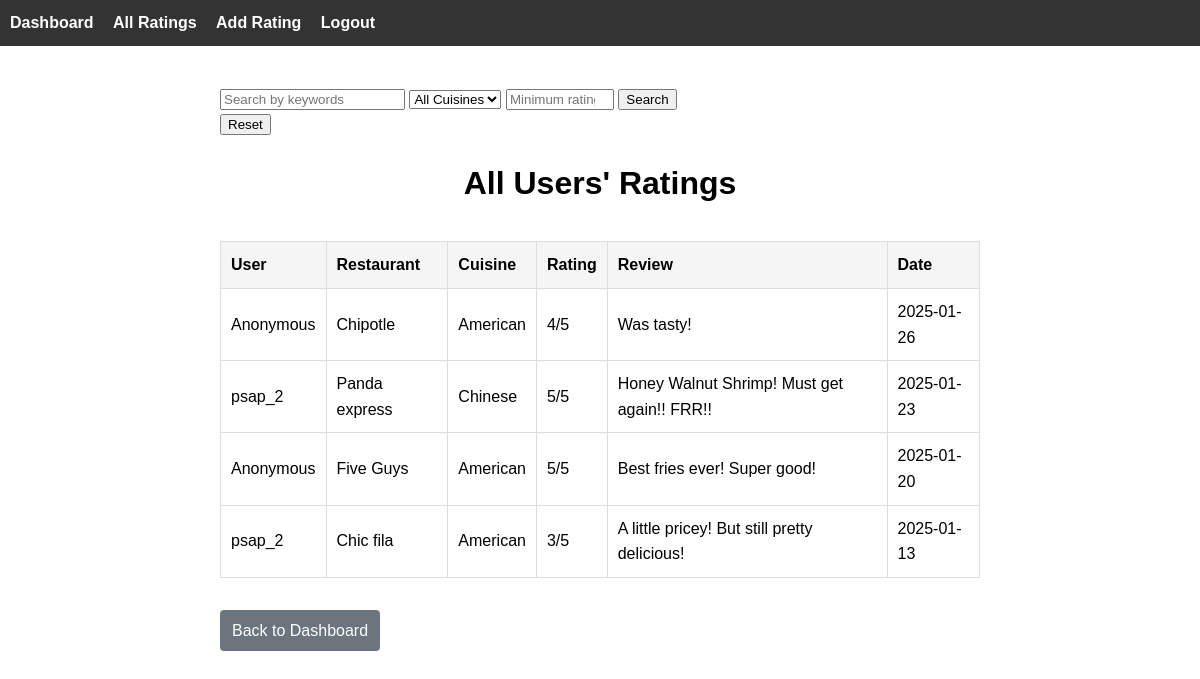
Screenshot of /public_ratings with the database file from the repository.
### models.py (models this page shows)
class RestaurantRating(db.Model):
    id = db.Column(db.Integer, primary_key=True)
    user_id = db.Column(db.Integer, db.ForeignKey('user.id'), nullable=False)  # foreign key to the user model
    restaurant_name = db.Column(db.String(100), nullable=False)
    rating = db.Column(db.Integer, nullable=False)
    cuisine_type = db.Column(db.String(50), nullable=False)
    meal_date = db.Column(db.Date, default=date.today)
    review = db.Column(db.Text, nullable=True)
    calories = db.Column(db.Integer, nullable=True)
    is_anonymous = db.Column(db.Boolean, default=False) #adding anomylity
    user = db.relationship('User', backref='ratings', lazy=True)  # relationship to the User model

class User(db.Model, UserMixin):
    id = db.Column(db.Integer, primary_key=True)
    username = db.Column(db.String(20), nullable=False, unique=True)
    password = db.Column(db.String(80), nullable=False)

### app.py (the view)
@app.route('/public_ratings', methods=['GET'])
def all_ratings():
    search_query = request.args.get('search', '')
    cuisine_type = request.args.get('cuisine_type', '')
    min_rating = request.args.get('min_rating', '')
    query = RestaurantRating.query
    if search_query:
        query = query.filter(
            RestaurantRating.restaurant_name.ilike(f'%{search_query}%') |
            RestaurantRating.cuisine_type.ilike(f'%{search_query}%') |
            RestaurantRating.review.ilike(f'%{search_query}%')
        )
    if cuisine_type:
        query = query.filter(RestaurantRating.cuisine_type.ilike(cuisine_type))
    if min_rating:
        query = query.filter(RestaurantRating.rating >= int(min_rating))
    all_ratings = query.order_by(RestaurantRating.meal_date.desc()).all()
    return render_template('public_ratings.html', ratings=all_ratings)

### templates/public_ratings.html (shortened to what this page needs)
{% extends "base.html" %}
{% block content %}
<div class="content">
  <div>
    <form method="GET" action="{{ url_for('all_ratings') }}">
      <input type="text" name="search" placeholder="Search by keywords" value="{{ request.args.get('search', '') }}">
      <select name="cuisine_type">
          <option value="">All Cuisines</option>
      </select>
      <input type="number" name="min_rating" placeholder="Minimum rating" min="1" max="5" value="{{ request.args.get('min_rating', '') }}" style="width: 100px;">
      <button type="submit">Search</button>
   </form>
    <form method="GET" action="{{ url_for('all_ratings') }}" style="display: inline;">
      <button type="submit">Reset</button>
    </form>
  </div>
  <h1>All Users' Ratings</h1>
  <table>
    <thead>
      <tr>
        <th>User</th>
        <th>Restaurant</th>
        <th>Cuisine</th>
        <th>Rating</th>
        <th>Review</th>
        <th>Date</th>
      </tr>
    </thead>
    <tbody>
      {% for rating in ratings %}
      <tr>
        <td>{{ 'Anonymous' if rating.is_anonymous else rating.user.username }}</td>
        <td>{{ rating.restaurant_name }}</td>
        <td>{{ rating.cuisine_type }}</td>
        <td>{{ rating.rating }}/5</td>
        <td>{{ rating.review if rating.review else "No review" }}</td>
        <td>
          {% if rating.meal_date %}
            {{ rating.meal_date.strftime("%Y-%m-%d") }}
          {% else %}
            N/A
          {% endif %}
        </td>
      </tr>
      {% endfor %}
    </tbody>
  </table>
  <a class="btn-back" href="{{ url_for('dashboard') }}">Back to Dashboard</a>
</div>
{% endblock %}

### templates/base.html (style rules this page uses)
body { font-family: Arial, sans-serif; margin: 0; line-height: 1.6; }
.content { max-width: 800px; margin: 0 auto; padding: 20px; }
.btn-back { display: inline-block; padding: 8px 12px; background-color: #6c757d; color: #fff; text-decoration: none; border-radius: 4px; }
h1 { text-align: center; margin-bottom: 1em; }
table { width: 100%; border-collapse: collapse; margin-bottom: 2em; }
th, td { padding: 10px; border: 1px solid #ddd; text-align: left; }
th { background-color: #f5f5f5; }

### rows the page displays
RestaurantRating: is_anonymous "Anonymous", restaurant_name "Chipotle", cuisine_type "American", rating "4", review "Was tasty!", meal_date "2025-01-26"
RestaurantRating: is_anonymous.username "psap_2", restaurant_name "Panda express", cuisine_type "Chinese", rating "5", review "Honey Walnut Shrimp! Must get again!! FRR!!", meal_date "2025-01-23"
RestaurantRating: is_anonymous "Anonymous", restaurant_name "Five Guys", cuisine_type "American", rating "5", review "Best fries ever! Super good!", meal_date "2025-01-20"
RestaurantRating: is_anonymous.username "psap_2", restaurant_name "Chic fila", cuisine_type "American", rating "3", review "A little pricey! But still pretty delicious!", meal_date "2025-01-13"
